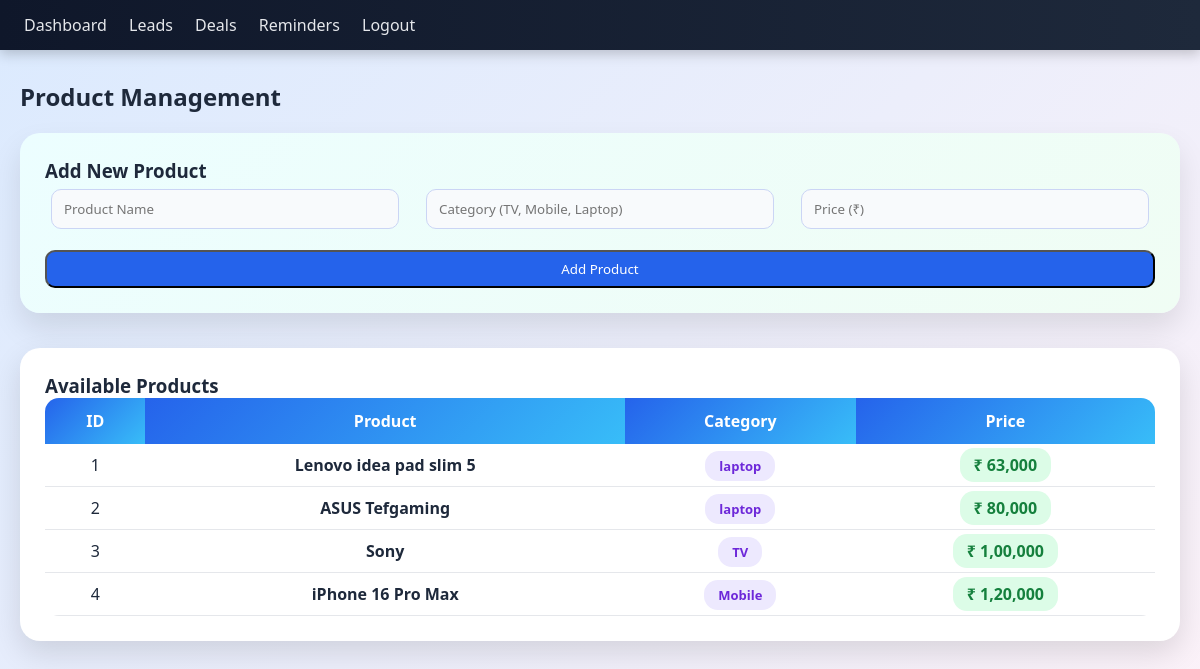
Page /products (signed in) on the committed database.
### tables this page shows
CREATE TABLE products (
    id INTEGER PRIMARY KEY AUTOINCREMENT,
    name TEXT,
    category TEXT,
    price TEXT
);

### app.py (the view)
@app.route("/products", methods=["GET","POST"])
def products():
    if "user" not in session:
        return redirect("/")
    db = get_db()
    cur = db.cursor()
    if request.method == "POST":
        cur.execute(
            "INSERT INTO products (name,category,price) VALUES (?,?,?)",
            (request.form["name"], request.form["category"], request.form["price"])
        )
        db.commit()
    products = cur.execute("SELECT * FROM products").fetchall()
    return render_template("products.html", products=products)

### app.py (called while the page is built)
def get_db():
    return sqlite3.connect(DB)

### templates/products.html (shortened to what this page needs)
<!DOCTYPE html>
<html lang="en">
<head>
    <link rel="stylesheet" href="/static/style.css">
</head>
<body>
<div class="nav">
    <a href="/dashboard">Dashboard</a>
    <a href="/leads">Leads</a>
    <a href="/deals">Deals</a>
    <a href="/reminders">Reminders</a>
    <a href="/logout">Logout</a>
</div>
<div class="container">
    <h2 style="margin-bottom:20px;">Product Management</h2>
    <div class="product-form-card">
        <h3>Add New Product</h3>
        <form method="post" class="product-form">
            <input name="name" placeholder="Product Name" required>
            <input name="category" placeholder="Category (TV, Mobile, Laptop)">
            <input name="price" placeholder="Price (₹)">
            <button class="btn add">Add Product</button>
        </form>
    </div>
    <div class="product-table-card">
        <h3>Available Products</h3>
        <table class="product-table">
            <tr>
                <th>ID</th>
                <th>Product</th>
                <th>Category</th>
                <th>Price</th>
            </tr>
            {% for p in products %}
            <tr>
                <td>{{ p[0] }}</td>
                <td>
                    <strong>{{ p[1] }}</strong>
                </td>
                <td>
                    {% if p[2] %}
                        <span class="category-chip">{{ p[2] }}</span>
                    {% else %}
                        -
                    {% endif %}
                </td>
                <td>
                    <span class="price-tag">₹ {{ p[3] }}</span>
                </td>
            </tr>
            {% endfor %}
        </table>
    </div>
</div>
</body>
</html>

### static/style.css (style rules this page uses)
* { margin: 0; padding: 0; box-sizing: border-box; font-family: "Poppins", "Segoe UI", sans-serif; }
body { background: linear-gradient(135deg, #dbeafe, #fdf2f8); min-height: 100vh; color: #1e293b; }
.nav { background: linear-gradient(90deg, #0f172a, #1e293b); padding: 14px 24px; box-shadow: 0 4px 12px rgba(0,0,0,0.2); }
.nav a { color: #e5e7eb; margin-right: 18px; text-decoration: none; font-weight: 500; }
.container { max-width: 1200px; margin: auto; padding: 30px 20px; }
input, select { padding: 10px 12px; margin: 6px; border-radius: 10px; border: 1px solid #cbd5f5; background: #f8fafc; }
.btn { padding: 8px 14px; border-radius: 10px; color: white; text-decoration: none; font-weight: 500; display: inline-block; transition: 0.25s; }
.add { background: #2563eb; }
table { width: 100%; border-collapse: collapse; background: white; border-radius: 14px; overflow: hidden; }
th { background: linear-gradient(135deg, #2563eb, #38bdf8); color: white; padding: 12px; }
td { padding: 10px; text-align: center; border-bottom: 1px solid #e5e7eb; }
.product-form-card { background: linear-gradient(135deg, #ecfeff, #f0fdf4); padding: 25px; border-radius: 20px; margin-bottom: 35px; box-shadow: 0 15px 30px rgba(0,0,0,0.1); }
.product-form { display: grid; grid-template-columns: repeat(3, 1fr); gap: 15px; }
.product-form button { grid-column: span 3; }
.product-table-card { background: white; padding: 25px; border-radius: 20px; box-shadow: 0 12px 30px rgba(0,0,0,0.12); }
.category-chip { padding: 6px 14px; border-radius: 14px; font-size: 13px; font-weight: 600; background: #ede9fe; color: #6d28d9; }
.price-tag { background: #dcfce7; color: #15803d; padding: 6px 14px; border-radius: 14px; font-weight: 700; }

### rows in the picture
products: id "1", name "Lenovo idea pad slim 5", category "laptop", price "63,000"
products: id "2", name "ASUS Tefgaming", category "laptop", price "80,000"
products: id "3", name "Sony", category "TV", price "1,00,000"
products: id "4", name "iPhone 16 Pro Max", category "Mobile", price "1,20,000"
